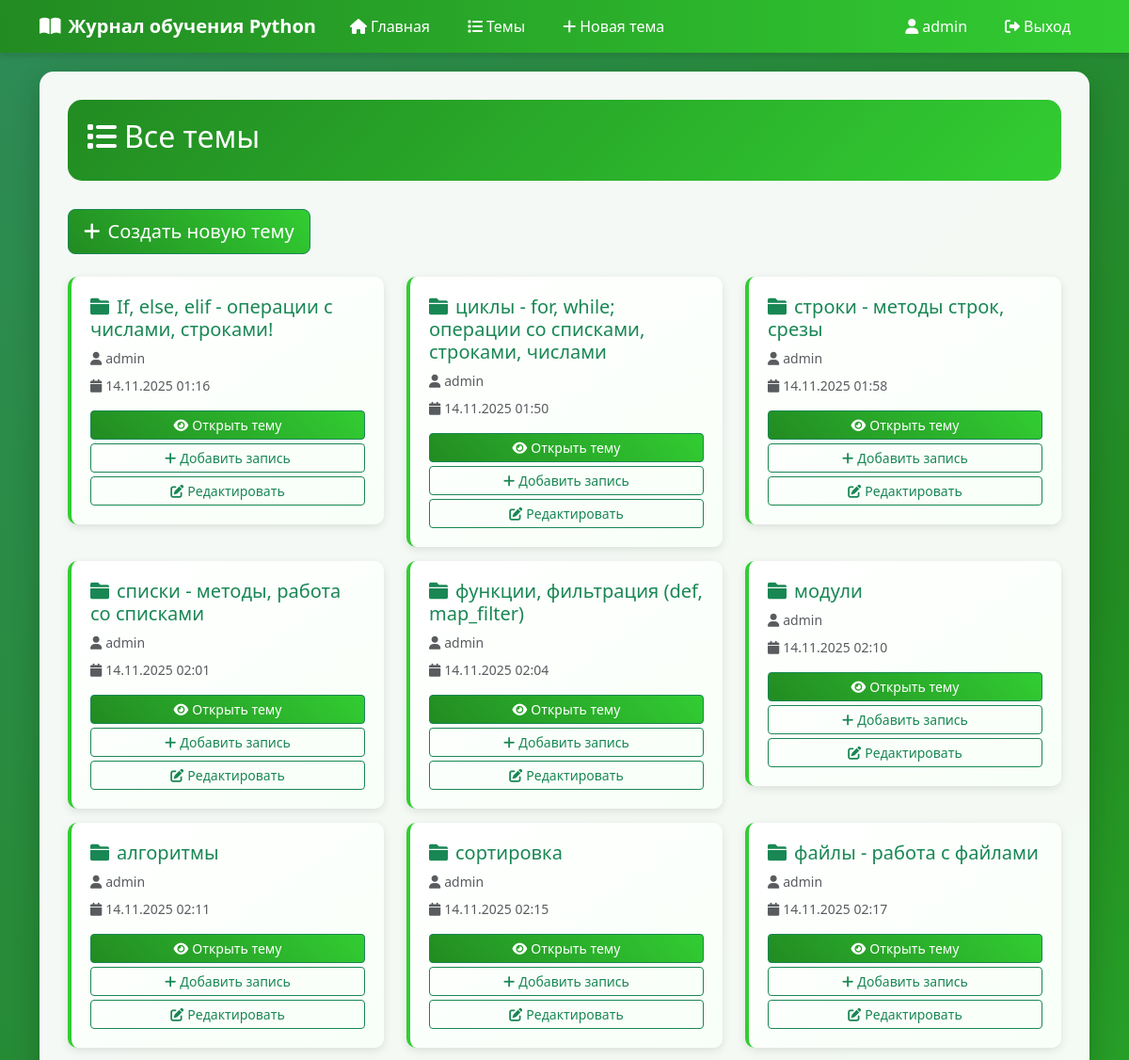
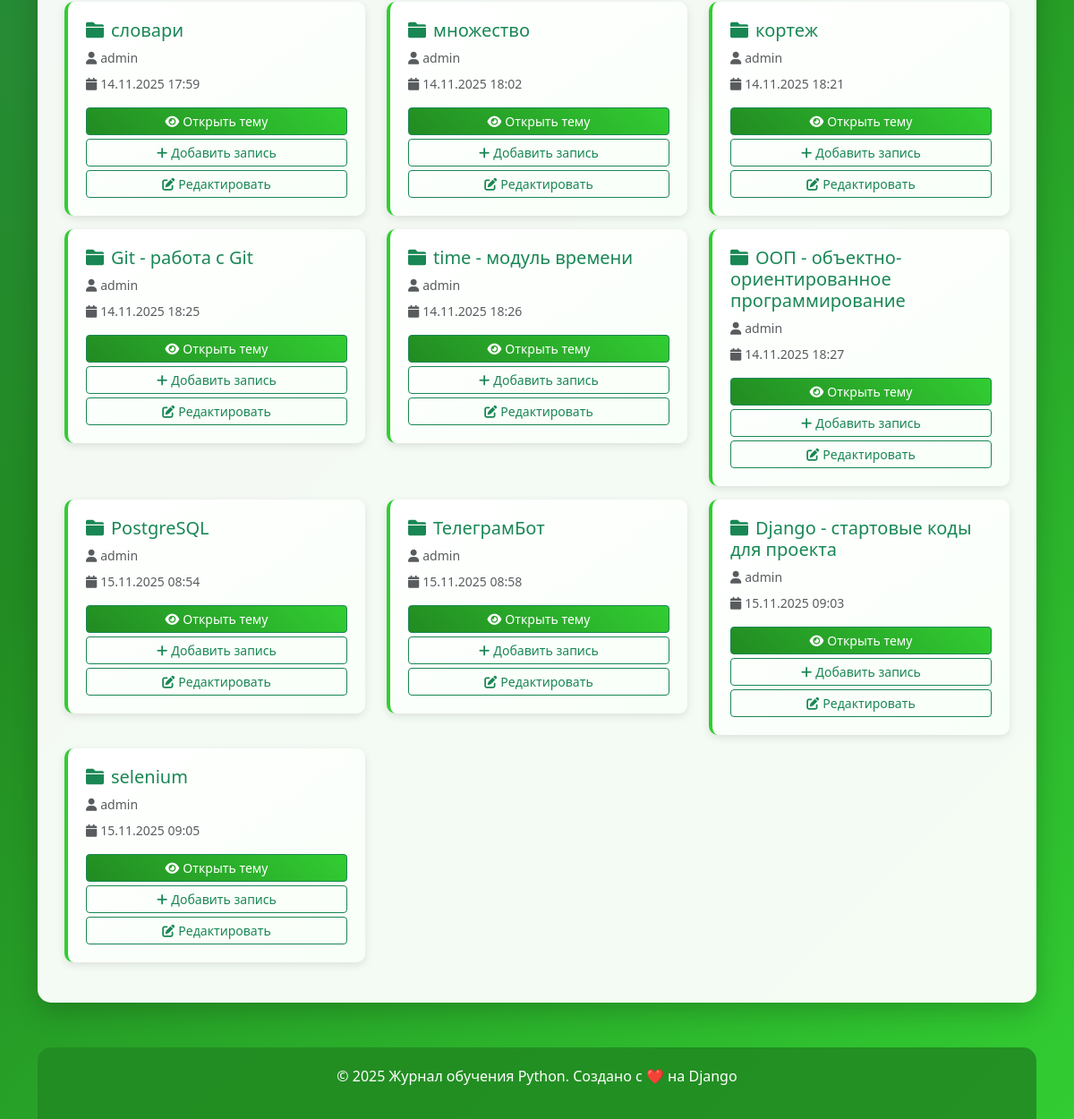
The app's page /topics/ (signed in) with its own data (2 pictures, top to bottom).
### journal/models.py (models this page shows, shortened)
class Topic(models.Model):
    text = models.CharField(max_length=200)
    date_added = models.DateTimeField(auto_now_add=True)
    owner = models.ForeignKey(User, on_delete=models.CASCADE)

### journal/views.py (the view)
# urls.py: path('topics/', views.topics, name='topics'),
def topics(request):
    topics = Topic.objects.order_by('date_added')
    return render(request, 'journal/topics.html', {'topics': topics})

### templates/journal/topics.html (shortened to what this page needs)
{% extends "base.html" %}
{% block content %}
<div class="page-header">
    <h2><i class="fas fa-list me-2"></i>Все темы</h2>
</div>
{% if user.is_authenticated %}
<div class="mb-4">
    <a href="{% url 'journal:new_topic' %}" class="btn btn-success btn-lg">
        <i class="fas fa-plus me-2"></i>Создать новую тему
    </a>
</div>
{% endif %}
{% if topics %}
<div class="row">
    {% for topic in topics %}
    <div class="col-md-6 col-lg-4">
        <div class="topic-item">
            <h5 class="text-success">
                <i class="fas fa-folder me-2"></i>{{ topic.text }}
            </h5>
            <p class="text-muted small mb-2">
                <i class="fas fa-user me-1"></i>{{ topic.owner.username }}
            </p>
            <p class="text-muted small mb-3">
                <i class="fas fa-calendar me-1"></i>{{ topic.date_added|date:"d.m.Y H:i" }}
            </p>
            <div class="d-grid gap-1">
                <a href="{% url 'journal:topic' topic.id %}" class="btn btn-success btn-sm">
                    <i class="fas fa-eye me-1"></i>Открыть тему
                </a>
                {% if user.is_authenticated and user == topic.owner %}
                <a href="{% url 'journal:new_entry' topic.id %}" class="btn btn-outline-success btn-sm">
                    <i class="fas fa-plus me-1"></i>Добавить запись
                </a>
                <a href="{% url 'journal:edit_topic' topic.id %}" class="btn btn-outline-success btn-sm">
                    <i class="fas fa-edit me-1"></i>Редактировать
                </a>
                {% endif %}
            </div>
        </div>
    </div>
    {% endfor %}
</div>
{% endif %}
{% endblock %}

### templates/base.html (shortened to what this page needs)
{% load static %}
<!DOCTYPE html>
<html lang="ru">
<head>
   <link href="{% static 'style.css' %}" rel="stylesheet">
    <link href="https://cdn.jsdelivr.net/npm/bootstrap@5.3.0/dist/css/bootstrap.min.css" rel="stylesheet">
    <link href="https://cdnjs.cloudflare.com/ajax/libs/font-awesome/6.0.0/css/all.min.css" rel="stylesheet">
</head>
<body>
    <nav class="navbar navbar-expand-lg navbar-dark">
        <div class="container">
            <a class="navbar-brand" href="{% url 'journal:index' %}">
                <i class="fas fa-book-open me-2"></i>Журнал обучения Python
            </a>
            <div class="collapse navbar-collapse" id="navbarNav">
                <ul class="navbar-nav me-auto">
                    <li class="nav-item">
                        <a class="nav-link" href="{% url 'journal:index' %}">
                            <i class="fas fa-home me-1"></i>Главная
                        </a>
                    </li>
                    <li class="nav-item">
                        <a class="nav-link" href="{% url 'journal:topics' %}">
                            <i class="fas fa-list me-1"></i>Темы
                        </a>
                    </li>
                    {% if user.is_authenticated %}
                    <li class="nav-item">
                        <a class="nav-link" href="{% url 'journal:new_topic' %}">
                            <i class="fas fa-plus me-1"></i>Новая тема
                        </a>
                    </li>
                    {% endif %}
                </ul>
                <ul class="navbar-nav">
                    {% if user.is_authenticated %}
                    <li class="nav-item">
                        <a class="nav-link" href="{% url 'accounts:profile' %}">
                            <i class="fas fa-user me-1"></i>{{ user.username }}
                        </a>
                    </li>
                    <li class="nav-item">
                        <form method="post" action="{% url 'accounts:logout' %}" style="display: inline;">
                            <button type="submit" class="nav-link btn btn-link" style="border: none; background: none; padding: 8px 15px; margin: 0 5px; border-radius: 20px; transition: all 0.3s ease;">
                                <i class="fas fa-sign-out-alt me-1"></i>Выход
                            </button>
                        </form>
                    </li>
                    {% endif %}
                </ul>
            </div>
        </div>
    </nav>
    <div class="container">
        <div class="main-content animate-fade-in">
            {% block content %}{% endblock %}
        </div>
    </div>
    <div class="container">
        <div class="footer">
            <p>&copy; 2025 Журнал обучения Python. Создано с ❤️ на Django</p>
        </div>
    </div>
</body>
</html>

### static/style.css (style rules this page uses)
body { background: linear-gradient(135deg, #2e8b57 0%, #228b22 50%, #32cd32 100%); min-height: 100vh; font-family: 'Arial', sans-serif; }
.navbar { background: linear-gradient(90deg, #228b22 0%, #32cd32 100%); box-shadow: 0 4px 6px rgba(0, 0, 0, 0.1); }
.navbar-brand { font-weight: bold; font-size: 1.5rem; }
.main-content { background: rgba(255, 255, 255, 0.95); border-radius: 15px; box-shadow: 0 10px 30px rgba(0, 0, 0, 0.2); margin-top: 20px; margin-bottom: 20px; padding: 30px; }
.btn-success { background: linear-gradient(45deg, #228b22, #32cd32); border: none; border-radius: 25px; padding: 10px 20px; font-weight: 500; transition: all 0.3s ease; }
.btn-outline-success { border: 2px solid #32cd32; color: #32cd32; border-radius: 25px; padding: 10px 20px; font-weight: 500; transition: all 0.3s ease; }
.text-success { color: #228b22 !important; }
.navbar-nav .nav-link { color: white !important; font-weight: 500; margin: 0 5px; border-radius: 20px; padding: 8px 15px !important; transition: all 0.3s ease; }
.page-header { background: linear-gradient(135deg, #228b22 0%, #32cd32 100%); color: white; border-radius: 15px; padding: 20px; margin-bottom: 30px; }
.footer { background: rgba(34, 139, 34, 0.9); color: white; text-align: center; padding: 20px; margin-top: 50px; border-radius: 15px 15px 0 0; }
.animate-fade-in { animation: fadeIn 0.6s ease-in; }
.topic-item { background: linear-gradient(145deg, #ffffff 0%, #f8fff8 100%); border-radius: 10px; padding: 20px; margin-bottom: 15px; border-left: 4px solid #32cd32; box-shadow: 0 3px 10px rgba(0, 0, 0, 0.1); transition: all 0.3s ease; }
.navbar-nav .nav-link.btn { color: white !important; font-weight: 500; margin: 0 5px; border-radius: 20px; padding: 8px 15px !important; transition: all 0.3s ease; }

### records on screen
Topic: text "If, else, elif - операции с числами, строками!", owner.username "admin", date_added "14.11.2025 01:16", shows "Добавить запись"
Topic: text "циклы - for, while; операции со списками, строками, числами", owner.username "admin", date_added "14.11.2025 01:50", shows "Добавить запись"
Topic: text "строки - методы строк, срезы", owner.username "admin", date_added "14.11.2025 01:58", shows "Добавить запись"
Topic: text "списки - методы, работа со списками", owner.username "admin", date_added "14.11.2025 02:01", shows "Добавить запись"
Topic: text "функции, фильтрация (def, map_filter)", owner.username "admin", date_added "14.11.2025 02:04", shows "Добавить запись"
Topic: text "модули", owner.username "admin", date_added "14.11.2025 02:10", shows "Добавить запись"
Topic: text "алгоритмы", owner.username "admin", date_added "14.11.2025 02:11", shows "Добавить запись"
Topic: text "сортировка", owner.username "admin", date_added "14.11.2025 02:15", shows "Добавить запись"
Topic: text "файлы - работа с файлами", owner.username "admin", date_added "14.11.2025 02:17", shows "Добавить запись"
Topic: text "словари", owner.username "admin", date_added "14.11.2025 17:59", shows "Добавить запись"
Topic: text "множество", owner.username "admin", date_added "14.11.2025 18:02", shows "Добавить запись"
Topic: text "кортеж", owner.username "admin", date_added "14.11.2025 18:21", shows "Добавить запись"
Topic: text "Git - работа с Git", owner.username "admin", date_added "14.11.2025 18:25", shows "Добавить запись"
Topic: text "time - модуль времени", owner.username "admin", date_added "14.11.2025 18:26", shows "Добавить запись"
Topic: text "ООП - объектно-ориентированное программирование", owner.username "admin", date_added "14.11.2025 18:27", shows "Добавить запись"
Topic: text "PostgreSQL", owner.username "admin", date_added "15.11.2025 08:54", shows "Добавить запись"
Topic: text "ТелеграмБот", owner.username "admin", date_added "15.11.2025 08:58", shows "Добавить запись"
Topic: text "Django - стартовые коды для проекта", owner.username "admin", date_added "15.11.2025 09:03", shows "Добавить запись"
Topic: text "selenium", owner.username "admin", date_added "15.11.2025 09:05", shows "Добавить запись"

### other values on screen
{{ user.username }} "admin"
